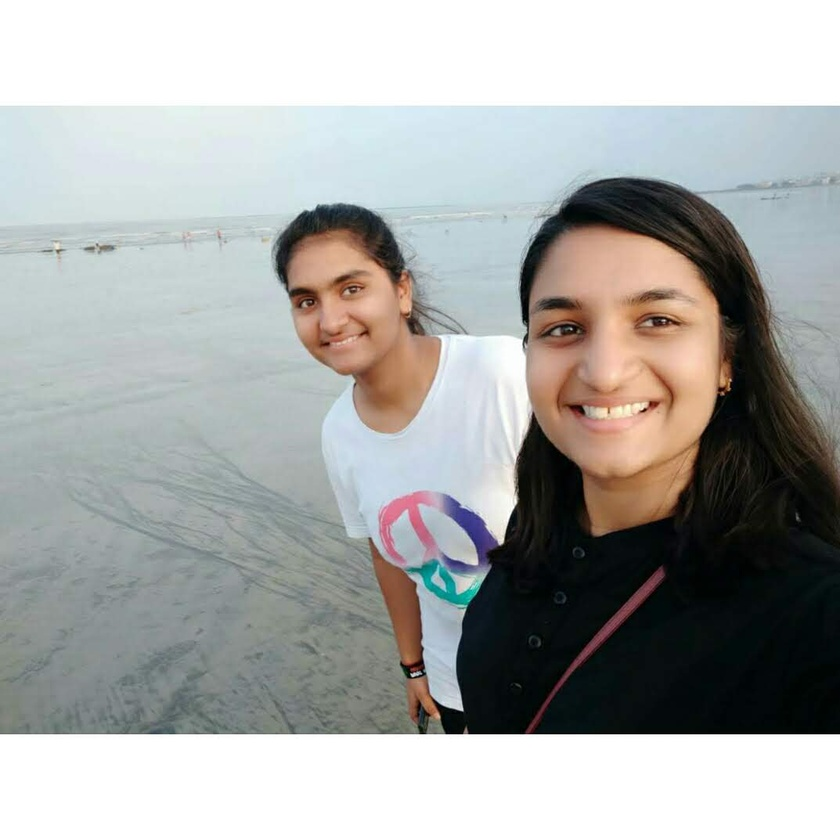
#> input picture K.jpg, 840 x 840 px, shrunk from 1073 x 1073 before the run
$ python main.py
#> lines starting #> are read from the running program, lines starting #| are printed output that depends on the picture; after the words box and inside, x2 and y2 are one past the last pixel; in counts of white or black regions, pixels touching at a corner belong together
import cv2

face_cascade = cv2.CascadeClassifier('haarcascade_frontalface_default.xml')
eye_cascade = cv2.CascadeClassifier('haarcascade_eye_tree_eyeglasses.xml')
smile_cascade = cv2.CascadeClassifier('haarcascade_smile.xml')

image = cv2.imread('K.jpg')
#> image is the input picture: shape (840, 840, 3); mean B, G, R 167.7, 169.4, 168.4
gray = cv2.cvtColor(image, cv2.COLOR_BGR2GRAY)
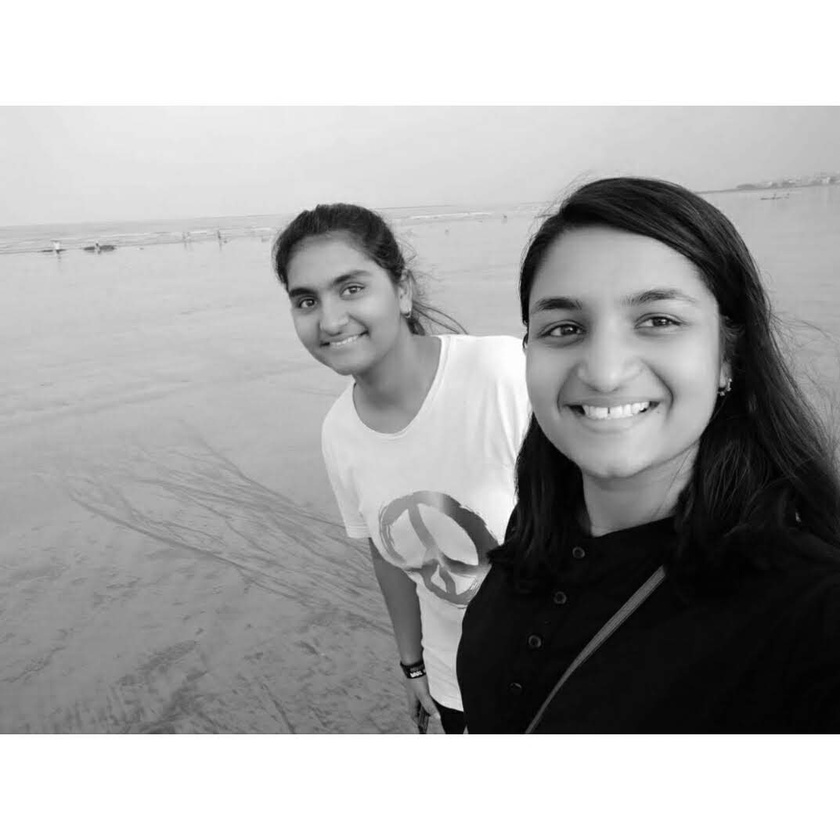
#> gray: shape (840, 840); min 0, max 255, mean 168.9
faces = face_cascade.detectMultiScale(gray, 1.1, 5)
#> faces = [[264, 238, 136, 136], [498, 227, 239, 239]]

for (x, y, w, h) in faces:
    cv2.rectangle(image, (x, y), (x+w, y+h), (255, 0, 0), 3)
    roi_gray = gray[y:y + h, x:x + w]
    roi_color = image[y:y + h, x:x + w]
    eyes = eye_cascade.detectMultiScale(roi_gray, 1.8, 20)
    for (ex, ey, ew, eh) in eyes:
        cv2.rectangle(roi_color, (ex,ey), (ex+ew, ey+eh), (0,255,0), 7)

    roi_gray = gray[y:y + h, x:x + w]
    roi_color = image[y:y + h, x:x + w]
    smiles = smile_cascade.detectMultiScale(roi_gray, 1.5,20)
    for (sx, sy, sh, sw) in smiles:
        cv2.rectangle(roi_color, (sx, sy), ((sx + sw), (sy + sh)), (255, 0, 0), 3)
#> this loop made 2 passes
#> (x, y, w, h, smiles) on pass 2: (498, 227, 239, 239, [[51, 154, 122, 61], [28, 132, 182, 91]])
#> pass 1, `roi_gray = gray[y:y + h, x:x + w]`:
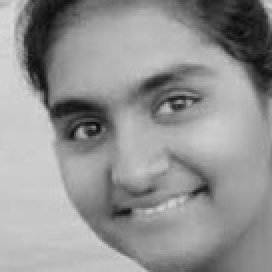
#> roi_gray: shape (136, 136) (shown 2 times larger); min 8, max 217, mean 147.3
#> pass 1, `roi_color = image[y:y + h, x:x + w]`:
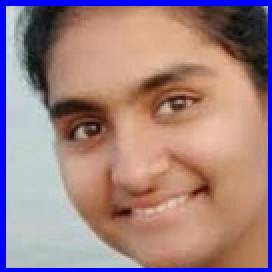
#> roi_color: shape (136, 136, 3) (shown 2 times larger); mean B, G, R 130.9, 129.9, 160.2
#> pass 2, `roi_gray = gray[y:y + h, x:x + w]`:
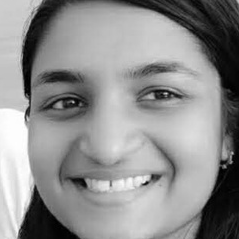
#> roi_gray: shape (239, 239); min 0, max 255, mean 142.7
#> pass 2, `roi_color = image[y:y + h, x:x + w]`:
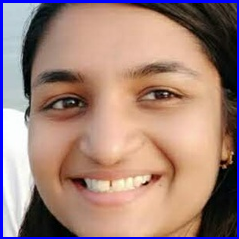
#> roi_color: shape (239, 239, 3); mean B, G, R 122.1, 131, 161.8
#> after the loop:
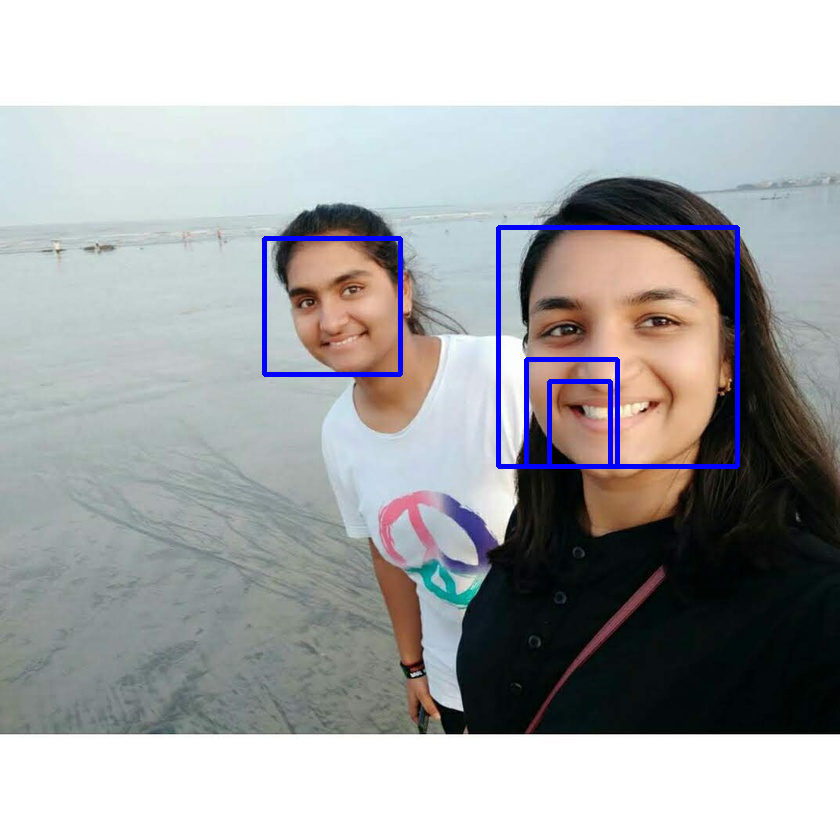
#> image: shape (840, 840, 3); 1.43% of pixels changed, all inside (x1, y1, x2, y2) = (262, 225, 740, 469)
#> after the loop:
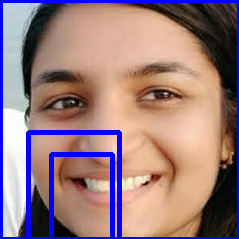
#> roi_color: shape (239, 239, 3); mean B, G, R 127.9, 124.1, 153.3


cv2.imshow("face", image)
cv2.waitKey(0)
